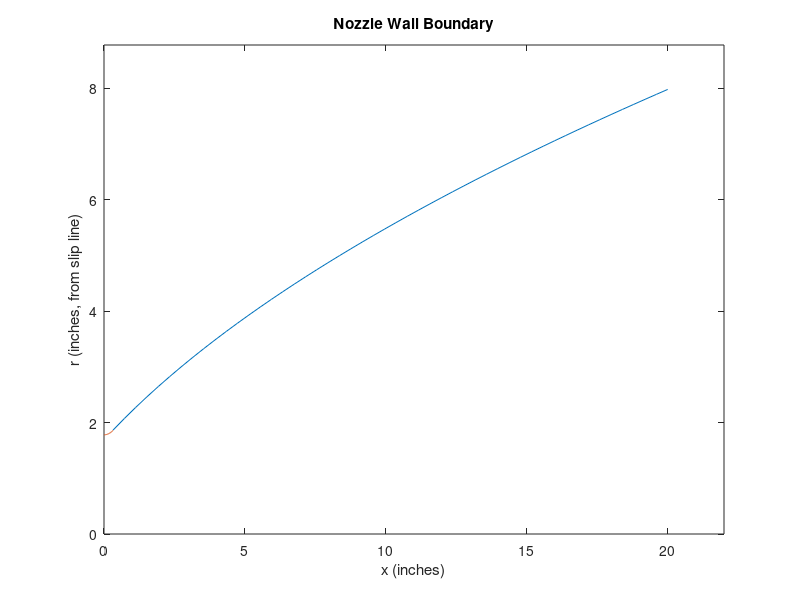

Reproduce this figure in MATLAB.
% Zane Grothe
% AERO 6526
% HW 5
% 3/31/21

% Problem #2

clear all
close all
clc

% Givens----------

At=10; %in^2
eps=20; %Ae/At
xe=20; %inches (length of nozzle)
theta_n=28*pi/180; %radians (pulled from graph for Lf=86% and eps=20)

% Calculate Parameters----------

Ae=eps*At; %in^2
rt=sqrt(At/pi); %inches
re=sqrt(Ae/pi); %inches
ra=.382*rt; %inches
sig=ra/rt;

% Equations----------

xp=sig*rt*sin(theta_n);
yp=rt*(1+sig)-sig*rt*cos(theta_n);
k1=xe-xp;
k2=2*tan(theta_n);
ro=(yp^2+yp*k1*k2-re^2)/(2*yp+k1*k2-2*re);
b=xp-(yp-ro)/k2;
a=4*(xp-b)*tan(theta_n)^2;

x=linspace(xp,xe,50);
r=ro+sqrt(a*(x-b)); % parabolic nozzle
z=linspace(0,xp,25);
rr=-sqrt(0.4624-z.^2)+2.46; % arc throat

% Plotting----------

plot(x,r)
hold on
plot(z,rr)
xlim([0,xe+xe/10])
ylim([0,max(r)+max(r)/10])
xlabel('x (inches)')
ylabel('r (inches, from slip line)')
title('Nozzle Wall Boundary')

